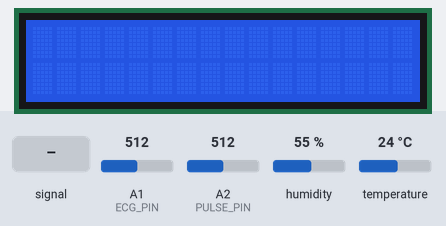
Recording of a sketch running on a simulated Arduino Uno, built with avr-gcc and run on an emulated ATmega328P. Shown: 16×2 character LCD. The inputs (shaded band) are chosen by the test bench; at power-on: humidity 55 %, A1 (ECG_PIN) = 512, A2 (PULSE_PIN) = 512, temperature 24 °C. What the sketch prints to the serial monitor is not drawn.

Above: at 1.2 s.
1.3 s: A1 (ECG_PIN) fed a 200 Hz sine of ±81 counts around its level
At 7.0 s:
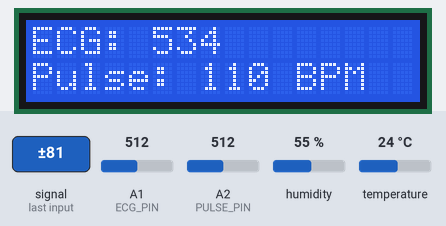
7.3 s: A2 (PULSE_PIN) fed a 200 Hz sine of ±81 counts around its level
At 13.1 s:
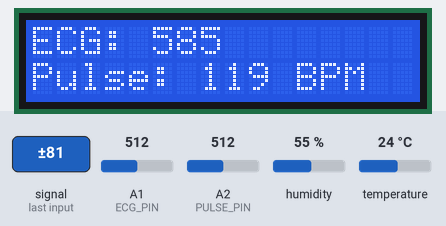
13.3 s: humidity set to 22 %
At 16.8 s:
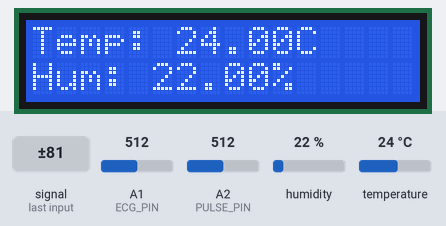
19.3 s: A1 (ECG_PIN) set to 716
At 25.1 s:
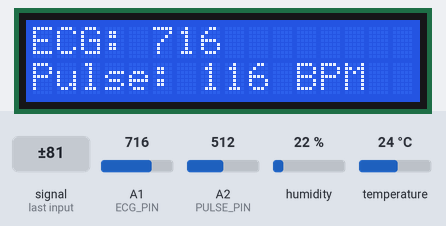
25.3 s: A2 (PULSE_PIN) set to 716
At 31.1 s:
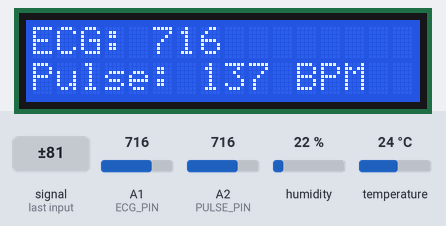
31.3 s: temperature set to 12 °C
At 35.0 s:
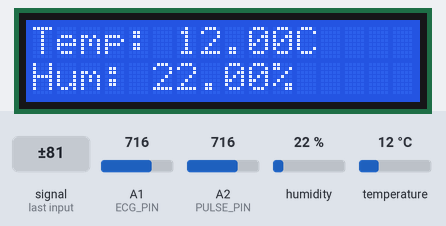
Timing chart, 0 to 36.5 s (numbered marks = the images above; inputs shaded):
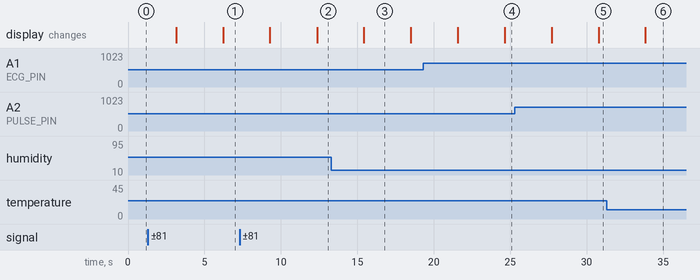

Measured:
- after the input at 31.3 s, the display: changes after 2.5 s (image 6)
- what the display in image 3 shows lasts 3.1 s, from 15.4 s to 18.5 s

The sketch:

patient_ambulance_code.ino
```cpp
#include <SoftwareSerial.h>
#include <Wire.h>
#include <LiquidCrystal_I2C.h>
#include <DHT.h>

// DHT Sensor Setup
#define DHTPIN 2
#define DHTTYPE DHT11
DHT dht(DHTPIN, DHTTYPE);

// ECG & Pulse Sensor Pins
#define ECG_PIN A1
#define PULSE_PIN A2

// LCD Display (I2C Address: 0x27)
LiquidCrystal_I2C lcd(0x27, 16, 2);

unsigned long previousMillis = 0;
int displayState = 0;  // 0 = Temp & Hum, 1 = ECG & Pulse

void setup() {
    Serial.begin(115200);   // For Serial Monitor
    dht.begin();
    lcd.init();
    lcd.backlight();

    Serial.println("System Initialized...");
}

void loop() {
    unsigned long currentMillis = millis();

    // Read sensor values
    float temp = dht.readTemperature();
    float humidity = dht.readHumidity();
    int ecg = analogRead(ECG_PIN);
    int pulseValue = analogRead(PULSE_PIN);
    int pulseRate = map(pulseValue, 0, 1023, 40, 180);  // Convert to BPM

    // Toggle LCD Display every 3 seconds
    if (currentMillis - previousMillis >= 3000) {
        previousMillis = currentMillis;
        lcd.clear();
        if (displayState == 0) {
            lcd.setCursor(0, 0);
            lcd.print("Temp: " + String(temp) + "C");
            lcd.setCursor(0, 1);
            lcd.print("Hum: " + String(humidity) + "%");
            displayState = 1;
        } else {
            lcd.setCursor(0, 0);
            lcd.print("ECG: " + String(ecg));
            lcd.setCursor(0, 1);
            lcd.print("Pulse: " + String(pulseRate) + " BPM");
            displayState = 0;
        }
    }

    // Send Data to Python Script (For ThingSpeak)
    Serial.print(temp); Serial.print(",");
    Serial.print(humidity); Serial.print(",");
    Serial.print(ecg); Serial.print(",");
    Serial.println(pulseRate);

    delay(500);  // Small delay to avoid rapid looping
}
```
